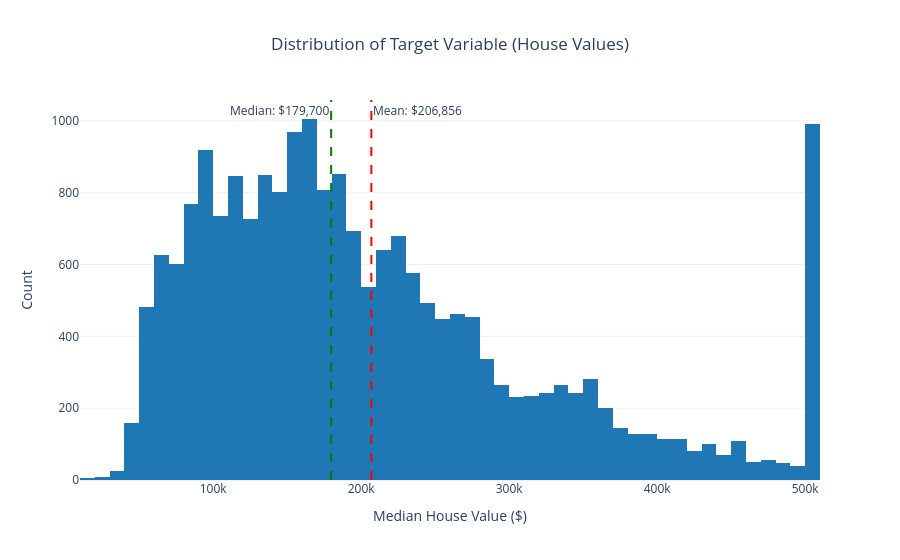

The cell this chart's notebook holds for it:
### Markdown cell above
### 2.3. What is the distribution of our target variable?

### Code cell
# Import visualization libraries
import plotly.graph_objects as go
from plotly.subplots import make_subplots
import plotly.express as px

# Create interactive histogram with mean and median lines
mean_value = df['median_house_value'].mean()
median_value = df['median_house_value'].median()
fig = go.Figure()

# Add histogram
fig.add_trace(go.Histogram(
    x=df['median_house_value'],
    nbinsx=50,
    name='Distribution',
    marker_color=default_colors['main']
))

# Add mean line
fig.add_vline(x=mean_value, line_dash="dash", line_color="red",
              annotation_text=f"Mean: ${mean_value:,.0f}",
              annotation_position="top right") # 放在线右侧

# 修改中位数线 (放在顶部左侧 或 稍微靠下的位置)
fig.add_vline(x=median_value, line_dash="dash", line_color="green",
              annotation_text=f"Median: ${median_value:,.0f}",
              annotation_position="top left") # 放在线左侧

# Update layout
fig.update_layout(
    title='Distribution of Target Variable (House Values)',
    title_x=0.5,
    xaxis_title='Median House Value ($)',
    yaxis_title='Count',
    template='plotly_white'
)

fig.show()

### Figure 1 — Plotly figure (JSON) as saved in the notebook; plotly's stock layout.template omitted (floating-point values rounded to 4 significant figures; data arrays with more than 128 entries replaced by an {"elided": "..."} marker saying what was removed)
{"data": [{"marker": {"color": "#1f77b4"}, "name": "Distribution", "nbinsx": 50, "type": "histogram", "x": {"elided": "20640 float values"}}], "layout": {"annotations": [{"showarrow": false, "text": "Mean: $206,856", "x": 206900.0, "xanchor": "left", "xref": "x", "y": 1, "yanchor": "top", "yref": "y domain"}, {"showarrow": false, "text": "Median: $179,700", "x": 179700, "xanchor": "right", "xref": "x", "y": 1, "yanchor": "top", "yref": "y domain"}], "shapes": [{"line": {"color": "red", "dash": "dash"}, "type": "line", "x0": 206900.0, "x1": 206900.0, "xref": "x", "y0": 0, "y1": 1, "yref": "y domain"}, {"line": {"color": "green", "dash": "dash"}, "type": "line", "x0": 179700, "x1": 179700, "xref": "x", "y0": 0, "y1": 1, "yref": "y domain"}], "title": {"text": "Distribution of Target Variable (House Values)", "x": 0.5}, "xaxis": {"title": {"text": "Median House Value ($)"}}, "yaxis": {"title": {"text": "Count"}}}}
